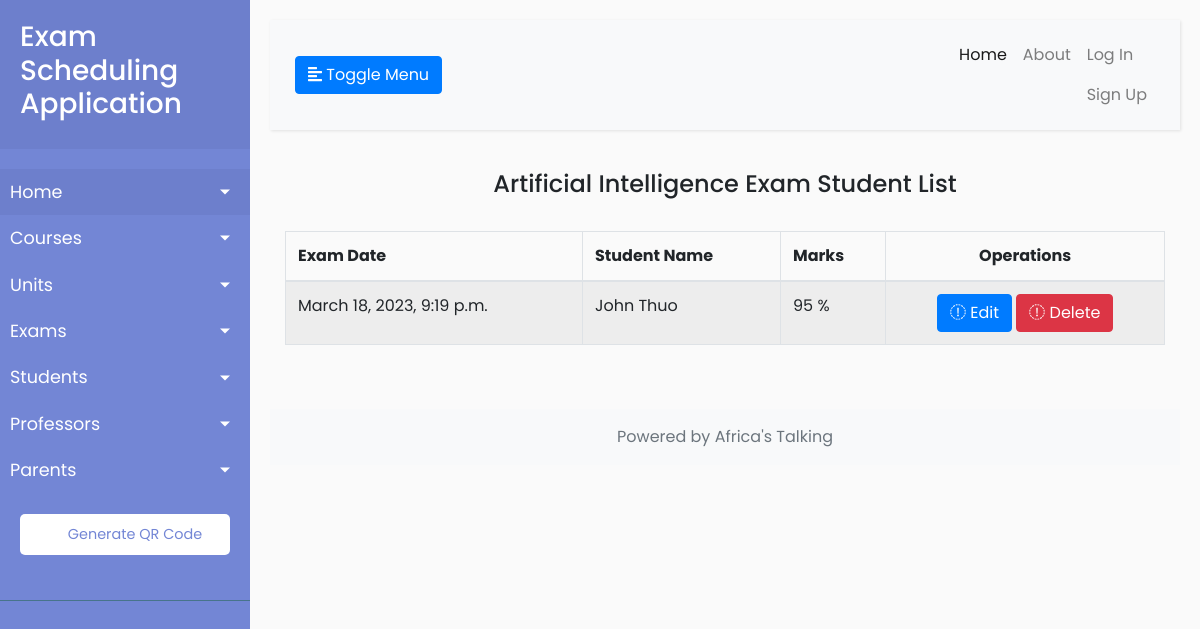
Screenshot of /exams/1/enrolled/ with the database file from the repository.
### users/models.py (models this page shows, shortened)
class ExamEnrolled(models.Model):
    student = models.ForeignKey(Student, on_delete=models.CASCADE)
    exams = models.ForeignKey(Exam, on_delete=models.CASCADE)
    marks = models.IntegerField(default=0)
    date_enrolled = models.DateTimeField(default=timezone.now)
    class Meta:
        verbose_name_plural = "ExamsEnrolled"

### users/views.py (the view)
# urls.py: path('exams/<int:exam_id>/enrolled/', ExamEnrollListView.as_view(), name='enrolled-students-list'),
class ExamEnrollListView(ListView):
    model = ExamEnrolled
    template_name = 'users/exam_enroll_list.html'
    def get_context_data(self, **kwargs):
        context = super().get_context_data(**kwargs)
        registered_students = ExamEnrolled.objects.filter(exams_id=self.kwargs.get('exam_id'))
        exam_name = get_object_or_404(Exam, pk=self.kwargs.get('exam_id'))
        context['enrolled_students'] = registered_students
        context['exam_name'] = f'{exam_name.unit.name} Exam Student List'
        return context

### users/templates/users/exam_enroll_list.html (shortened to what this page needs)
{% extends 'exams/base.html' %}
{% block content %}
    <div class="right_col" role="main">
            <div class="">
              <div class="row">
                <div class="col-md-12 col-sm-12 col-xs-12">
                  <div class="x_panel">
                    <div class="x_title">
                        <h4 class="text-center"> {{ exam_name }} </h4>
                    </div>
                  <br>
                    <div class="x_content">
                      <table id="enrolled_student-datatable" class="table table-striped table-bordered">
                        <thead>
                          <tr>
                            <th>Exam Date</th>
                            <th>Student Name</th>
                            <th>Marks</th>
                            <th class="text-center">Operations</th>
                          </tr>
                        </thead>
                        <tbody>
                            {% for enrolled_student in enrolled_students %}
                                <tr>
                                    <td>{{ enrolled_student.date_enrolled }}</td>
                                    <td>{{ enrolled_student.student.get_full_name }}</td>
                                    <td>{{ enrolled_student.marks }} %</td>
                                    <td  class="text-center">
                                            <a href="{% url 'enrolled-students-update' enrolled_student.pk %}" class="btn btn-primary btn-xs"><i class="fa fa-pencil"></i> Edit </a>
                                            <a href="{% url 'enrolled-students-delete' enrolled_student.pk %}" class="btn btn-danger btn-xs"><i class="fa fa-remove"></i> Delete </a>
                                    </td>
                                  </tr>
                            {% endfor %}
                        </tbody>
                      </table>
                    </div>
                  </div>
                </div>
              </div>
            </div>
          </div>
{% endblock content%}

### exams/static/exams/CSS/main.css (style rules this page uses)
body { font-family: 'Poppins', sans-serif; background: #fafafa; }
a, a:hover, a:focus { color: inherit; text-decoration: none; transition: all 0.3s; }

### rows the page displays
ExamEnrolled: date_enrolled "March 18, 2023, 9:19 p.m.", student.get_full_name "John Thuo", marks "95"

### other values shown
{{ exam_name }} "Artificial Intelligence Exam Student List"
